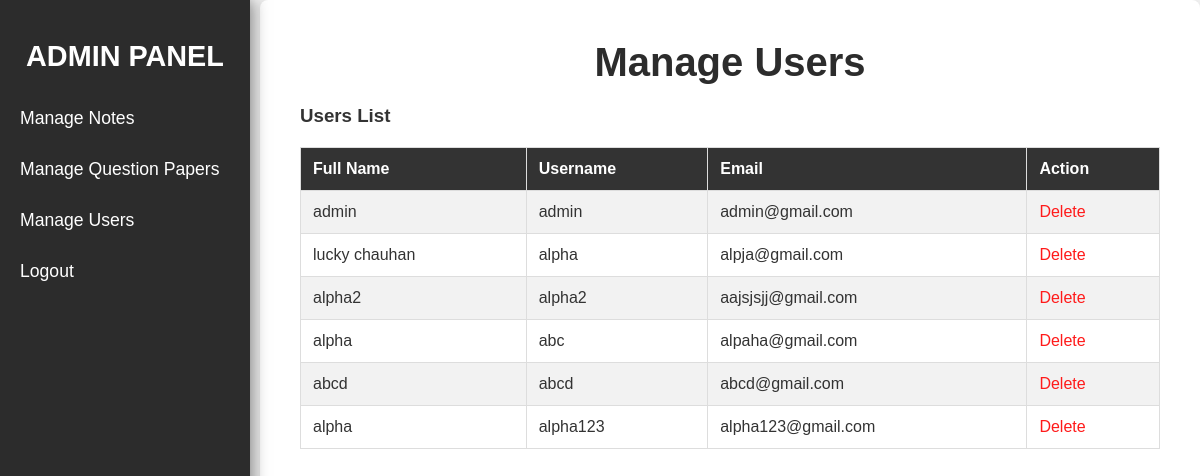
Page /admin/manage_users.php on the committed database.
### tables this page shows
CREATE TABLE `registered_user` (
  `id` int(11) NOT NULL,
  `full_name` varchar(100) NOT NULL,
  `username` varchar(100) NOT NULL,
  `email` varchar(100) NOT NULL,
  `password` varchar(100) NOT NULL,
  `role` varchar(50) NOT NULL DEFAULT 'user'
);

### admin/manage_users.php (the view, shortened to what this page needs)
<?php
include('../connection/connection.php');
include('../includes/sidebar.php');
$query = "SELECT * FROM registered_user";
try {
    $stmt = $pdo->prepare($query);
    $stmt->execute();
} catch (PDOException $e) {
    echo "Error: " . $e->getMessage();
}
?>
<!DOCTYPE html>
<html lang="en">
<head>
    <link rel="stylesheet" href="../css/dashboard.css">
</head>
<body>
    <div class="content">
        <div class="dashboard-header">
            <h1>Manage Users</h1>
        </div>
        <?php if ($stmt->rowCount() > 0): ?>
            <div class="card">
                <h3>Users List</h3>
                <table>
                    <tr>
                        <th>Full Name</th>
                        <th>Username</th>
                        <th>Email</th>
                        <th>Action</th>
                    </tr>
                    <?php while ($row = $stmt->fetch(PDO::FETCH_ASSOC)): ?>
                        <tr>
                            <td><?php echo htmlspecialchars($row['full_name']); ?></td>
                            <td><?php echo htmlspecialchars($row['username']); ?></td>
                            <td><?php echo htmlspecialchars($row['email']); ?></td>
                            <td>
                            <a href="delete_user.php?id=<?php echo $row['id']; ?>" class="delete-alpha">Delete</a>
                            </td>
                        </tr>
                    <?php endwhile; ?>
                </table>
            </div>
        <?php else: ?>
            <p>No users found.</p>
        <?php endif; ?>
    </div>
</body>
</html>

### css/dashboard.css (style rules this page uses)
* { margin: 0; padding: 0; box-sizing: border-box; font-family: 'Arial', sans-serif; }
body { background-color: #f4f4f4; font-size: 16px; color: #333; display: flex; justify-content: flex-start; align-items: flex-start; min-height: 100vh; }
.content { margin-left: 260px; padding: 40px; width: calc(100% - 260px); min-height: 100vh; background-color: #ffffff; box-shadow: 0 0 10px rgba(0, 0, 0, 0.1); border-radius: 8px; }
.content h1 { font-size: 2.5em; color: #2c2c2c; margin-bottom: 20px; font-weight: 600; text-align: center; }
table { width: 100%; border-collapse: collapse; margin-top: 20px; }
table th, table td { padding: 12px; text-align: left; border: 1px solid #ddd; }
table th { background-color: #333; color: white; }
table tr:nth-child(even) { background-color: #f2f2f2; }
table a { color: #2980b9; text-decoration: none; }
.delete-alpha { color: rgb(255, 26, 26); text-decoration: none }

### rows in the picture
registered_user: full_name "admin", username "admin", email "admin@gmail.com"
registered_user: full_name "lucky chauhan", username "alpha", email "alpja@gmail.com"
registered_user: full_name "alpha2", username "alpha2", email "aajsjsjj@gmail.com"
registered_user: full_name "alpha", username "abc", email "alpaha@gmail.com"
registered_user: full_name "abcd", username "abcd", email "abcd@gmail.com"
registered_user: full_name "alpha", username "alpha123", email "alpha123@gmail.com"
